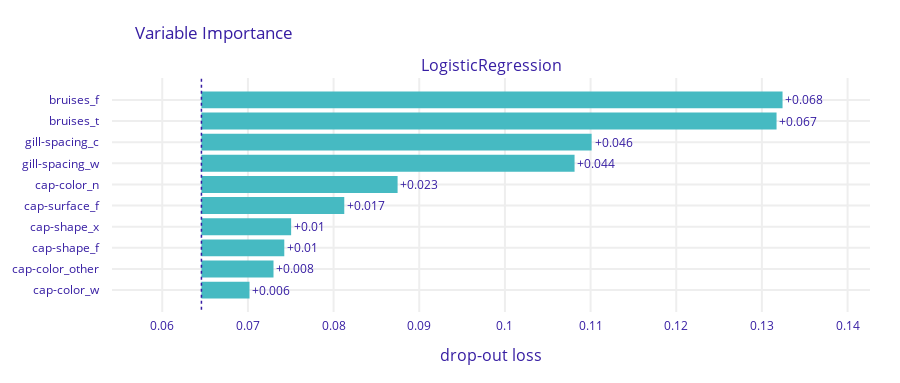

Notebook cell for this chart:
### Code cell
model_lr.model_explore()

### Figure 1 — Plotly figure (JSON) as saved in the notebook; plotly's stock layout.template omitted (floating-point values rounded to 4 significant figures)
{"data": [{"base": 0.06457, "hoverinfo": "text", "hoverlabel": {"bgcolor": "rgba(0,0,0,0.8)"}, "hovertext": ["Model: LogisticRegression loss after<br>variable: bruises_f is permuted: 0.132<br>Drop-out loss change: +0.068", "Model: LogisticRegression loss after<br>variable: bruises_t is permuted: 0.132<br>Drop-out loss change: +0.067", "Model: LogisticRegression loss after<br>variable: gill-spacing_c is permuted: 0.11<br>Drop-out loss change: +0.046", "Model: LogisticRegression loss after<br>variable: gill-spacing_w is permuted: 0.108<br>Drop-out loss change: +0.044", "Model: LogisticRegression loss after<br>variable: cap-color_n is permuted: 0.087<br>Drop-out loss change: +0.023", "Model: LogisticRegression loss after<br>variable: cap-surface_f is permuted: 0.081<br>Drop-out loss change: +0.017", "Model: LogisticRegression loss after<br>variable: cap-shape_x is permuted: 0.075<br>Drop-out loss change: +0.01", "Model: LogisticRegression loss after<br>variable: cap-shape_f is permuted: 0.074<br>Drop-out loss change: +0.01", "Model: LogisticRegression loss after<br>variable: cap-color_other is permuted: 0.073<br>Drop-out loss change: +0.008", "Model: LogisticRegression loss after<br>variable: cap-color_w is permuted: 0.07<br>Drop-out loss change: +0.006"], "marker": {"color": "#46bac2"}, "orientation": "h", "showlegend": false, "text": ["+0.068", "+0.067", "+0.046", "+0.044", "+0.023", "+0.017", "+0.01", "+0.01", "+0.008", "+0.006"], "textposition": "outside", "type": "bar", "x": [0.06784, 0.06714, 0.04555, 0.04356, 0.0229, 0.01667, 0.01047, 0.009671, 0.008413, 0.005611], "xaxis": "x", "y": ["bruises_f", "bruises_t", "gill-spacing_c", "gill-spacing_w", "cap-color_n", "cap-surface_f", "cap-shape_x", "cap-shape_f", "cap-color_other", "cap-color_w"], "yaxis": "y"}], "layout": {"annotations": [{"font": {"size": 16}, "showarrow": false, "text": "LogisticRegression", "x": 0.5, "xanchor": "center", "xref": "paper", "y": 1, "yanchor": "bottom", "yref": "paper"}, {"font": {"size": 16}, "showarrow": false, "text": "drop-out loss", "x": 0.5, "xanchor": "center", "xref": "paper", "y": 0, "yanchor": "top", "yref": "paper", "yshift": -30}], "font": {"color": "#371ea3"}, "height": 383, "margin": {"b": 71, "r": 30, "t": 78}, "shapes": [{"line": {"color": "#371ea3", "dash": "dot", "width": 1.5}, "type": "line", "x0": 0.06457, "x1": 0.06457, "xref": "x", "y0": -1, "y1": 10, "yref": "y"}], "title": {"text": "Variable Importance", "x": 0.15}, "xaxis": {"anchor": "y", "automargin": true, "domain": [0, 1], "fixedrange": true, "gridwidth": 2, "range": [0.05413, 0.1426], "tickcolor": "white", "ticklen": 3, "ticks": "outside", "type": "linear", "zeroline": false}, "yaxis": {"anchor": "x", "automargin": true, "autorange": "reversed", "domain": [0, 1], "fixedrange": true, "gridwidth": 2, "tickcolor": "white", "ticklen": 10, "ticks": "outside", "type": "category"}}}
